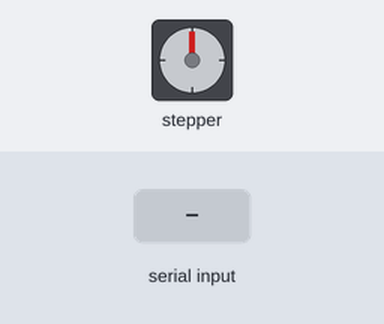
Simulated run of this sketch. Board: Arduino Uno, built with avr-gcc and run on an emulated ATmega328P. Parts: stepper motor. Wiring (inferred from the names in the program): stepper motor driver (2048 steps per turn assumed): step pin 2; direction pin 5. Inputs (shaded band) come from the test bench.

Above: at 1.2 s.
1.3 s: "p" received over Serial
At 2.6 s:
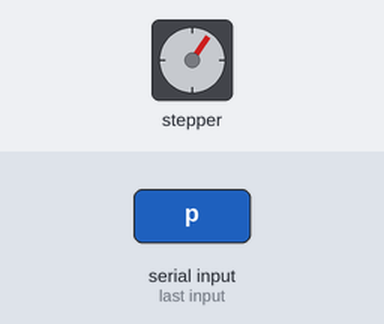
3.0 s: "p" received over Serial
At 3.9 s:
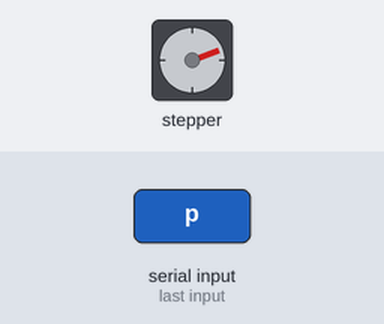
4.7 s: "l" received over Serial
At 5.2 s:
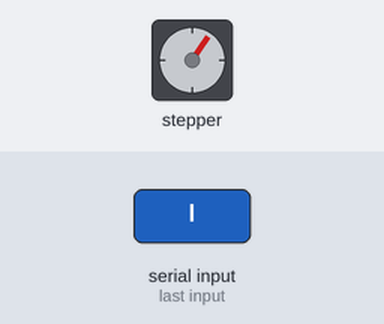
Timing chart, 0 to 7.7 s (numbered marks = the images above; inputs shaded):
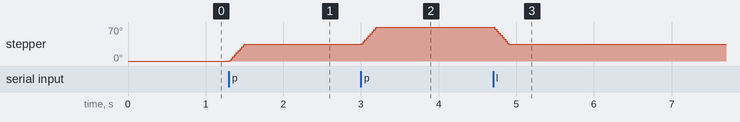

The sketch:

ARDUINO_PROGRAM.ino
```cpp
#define cellPin A1
float counts=0;
float miliVolts=0;
const float mvToCount=4.8828125;   //  (5V/1024)=0.0048828125
const int StepX =2;
const int DirX=5;
int stepsPerRevolution=2048;
int motSpeed=10;

void setup() {
  // put your setup code here, to run once:
  Serial.begin(115200);
pinMode(StepX,OUTPUT);
pinMode(DirX,OUTPUT);
}

void loop() {

  if(Serial.available()){
    char skret=Serial.read();
    obrot(skret);
    }

 }
void obrot(char m_skret){
  if(m_skret == 'p'){
      digitalWrite(DirX,HIGH); // Enables the motor to move in a particular direction
      for(int x = 0; x < 200; x++) {
      digitalWrite(StepX,HIGH);
      delayMicroseconds(500);
      digitalWrite(StepX,LOW);
      delayMicroseconds(500);
      }
    }
    else if(m_skret == 'l'){
              digitalWrite(DirX,LOW); //Changes the rotations direction
        for(int x = 0; x < 200; x++) {
        digitalWrite(StepX,HIGH);
        delayMicroseconds(500);
        digitalWrite(StepX,LOW);
        delayMicroseconds(500);
        }
      }
  }
```

Measured:
- after the input at 1.3 s, stepper: turns 35° clockwise in 0.20 s, starting at once
- after the input at 3.0 s, stepper: turns 35° clockwise in 0.20 s, starting at once
- after the input at 4.7 s, stepper: turns 35° counter-clockwise in 0.20 s, starting at once
